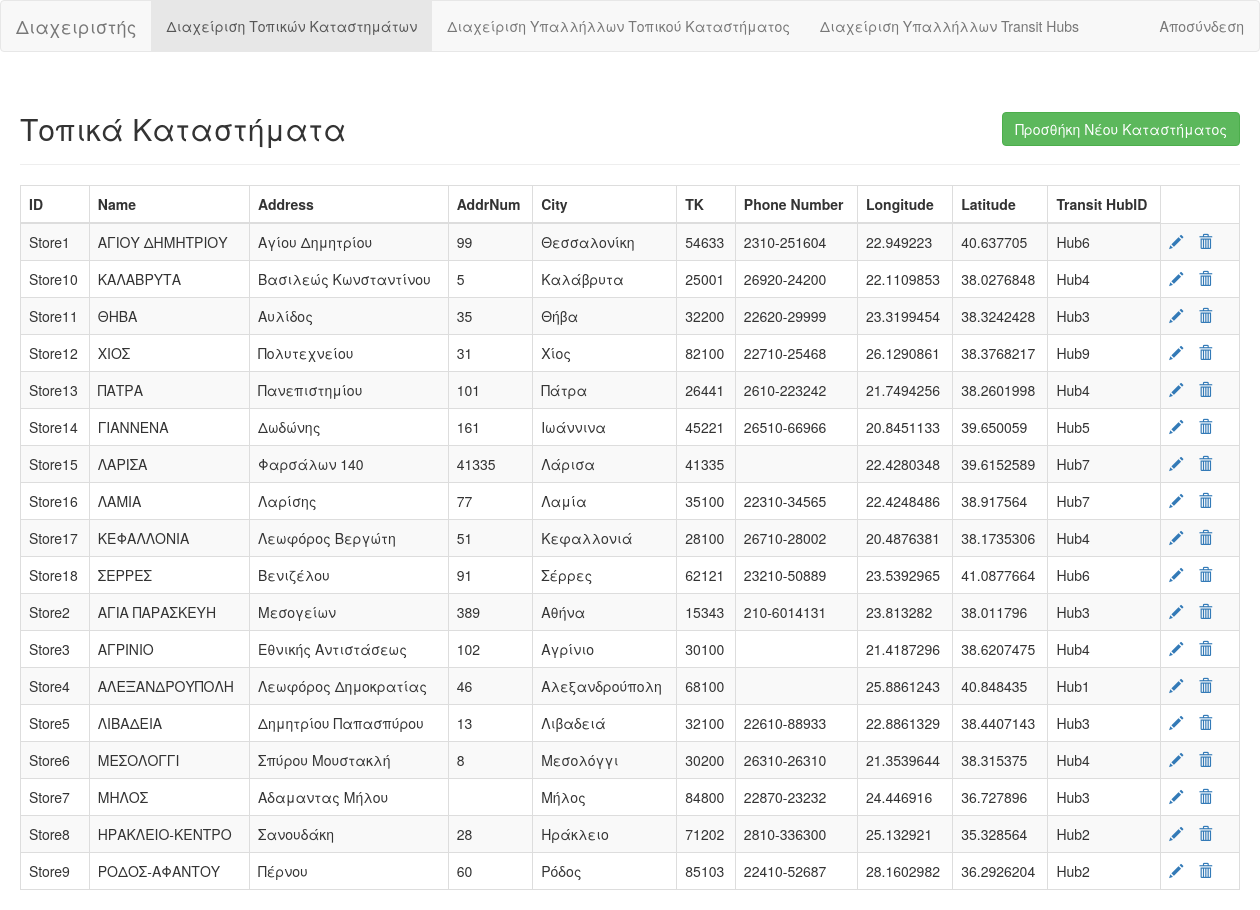
The page /code/admin_local_store.php (signed in) on the database its author committed.
### tables this page shows
CREATE TABLE `Store` (
  `ID` varchar(255) NOT NULL,
  `Name` varchar(255) NOT NULL,
  `Address` varchar(255) NOT NULL,
  `AddressNum` varchar(255) NOT NULL,
  `City` varchar(255) NOT NULL,
  `TK` varchar(255) NOT NULL,
  `PhoneNum` varchar(255) NOT NULL,
  `Latitude` varchar(255) NOT NULL,
  `Longitude` varchar(255) NOT NULL,
  `TransitHubID` varchar(255) NOT NULL
);

### code/admin_local_store.php (the view, shortened to what this page needs)
<!DOCTYPE html>
<html lang="en">
<head>
    <link rel="stylesheet" href="https://maxcdn.bootstrapcdn.com/bootstrap/3.3.7/css/bootstrap.css">
</head>
<body>
    <nav class="navbar navbar-default">
  <div class="container-fluid">
    <div class="navbar-header">
      <a class="navbar-brand" href="admin.php">Διαχειριστής</a>
    </div>
        <ul class="nav navbar-nav">
          <li class="active"><a href="admin_local_store.php">Διαχείριση Τοπικών Καταστημάτων</a></li>
          <li><a href="admin_assistant_store.php">Διαχείριση Υπαλλήλλων Τοπικού Καταστήματος</a></li>
          <li><a href="admin_assistant_hub.php">Διαχείριση Υπαλλήλλων Transit Hubs</a></li>
        </ul>
        <ul class="nav navbar-nav navbar-right">
                <li><a href="index.php">Αποσύνδεση</a></li>
        </ul>
      </div>
    </nav>
    <div class="wrapper">
        <div class="container-fluid">
            <div class="row">
                <div class="col-md-12">
                    <div class="page-header clearfix">
                        <h2 class="pull-left" >Τοπικά Καταστήματα</h2>
                        <a href="php/add_local_store.php" class="btn btn-success pull-right">Προσθήκη Νέου Καταστήματος</a>
                    </div>
                    <?php
                    require_once 'php/config.php';
                    $sql = "SET character_set_results = 'utf8', character_set_client = 'utf8', character_set_connection = 'utf8', character_set_database = 'utf8', character_set_server = 'utf8'";
                    mysqli_query($link,$sql) or die('No charset in Database');
                    $sql = "SELECT * FROM Store";
                    if($result = mysqli_query($link, $sql)){
                        if(mysqli_num_rows($result) > 0){
                            echo "<table class='table table-bordered table-striped'>";
                                echo "<thead>";
                                    echo "<tr>";
                                        echo "<th>ID</th>";
                                        echo "<th>Name</th>";
                                        echo "<th>Address</th>";
                                        echo "<th>AddrNum</th>";
                                        echo "<th>City</th>";
                                        echo "<th>TK</th>";
                                        echo "<th>Phone Number</th>";
                                        echo "<th>Longitude</th>";
                                        echo "<th>Latitude</th>";
                                        echo "<th>Transit HubID</th>";
                                    echo "</tr>";
                                echo "</thead>";
                                echo "<tbody>";
                                while($row = mysqli_fetch_array($result)){
                                    echo "<tr>";
                                        echo "<td>" . $row['ID'] . "</td>";
                                        echo "<td>" . $row['Name'] . "</td>";
                                        echo "<td>" . $row['Address'] . "</td>";
                                        echo "<td>" . $row['AddressNum'] . "</td>";
                                        echo "<td>" . $row['City'] . "</td>";
                                        echo "<td>" . $row['TK'] . "</td>";
                                        echo "<td>" . $row['PhoneNum'] . "</td>";
                                        echo "<td>" . $row['Longitude'] . "</td>";
                                        echo "<td>" . $row['Latitude'] . "</td>";
                                        echo "<td>" . $row['TransitHubID'] . "</td>";
                                        echo "<td>";
                                            echo "<a href='php/update_local_store.php?ID=". $row['ID'] ."' title='Update Record' data-toggle='tooltip'><span class='glyphicon glyphicon-pencil'></span></a>";
                                            echo "<a href='php/delete_local_store.php?ID=". $row['ID'] ."' title='Delete Record' data-toggle='tooltip'><span class='glyphicon glyphicon-trash'></span></a>";
                                        echo "</td>";
                                    echo "</tr>";
                                }
                                echo "</tbody>";
                            echo "</table>";
                        } else{
                            echo "<p class='lead'><em>No records were found.</em></p>";
                        }
                    } else{
                        echo "ERROR: Could not able to execute $sql. " . mysqli_error($link);
                    }
                    ?>
                </div>
            </div>
        </div>
    </div>
</body>
</html>

### code/admin_local_store.php (style rules this page uses)
.wrapper { width: 1250px; margin: 0 auto; }
.page-header h2 { margin-top: 0; }
table tr td:last-child a { margin-right: 15px; }

### rows shown on the page
store: ID "Store1", Name "ΑΓΙΟΥ ΔΗΜΗΤΡΙΟΥ", Address "Αγίου Δημητρίου", AddressNum "99", City "Θεσσαλονίκη", TK "54633", PhoneNum "2310-251604", Longitude "22.949223", Latitude "40.637705", TransitHubID "Hub6"
store: ID "Store10", Name "ΚΑΛΑΒΡΥΤΑ", Address "Βασιλεώς Κωνσταντίνου", AddressNum "5", City "Καλάβρυτα", TK "25001", PhoneNum "26920-24200", Longitude "22.1109853", Latitude "38.0276848", TransitHubID "Hub4"
store: ID "Store11", Name "ΘΗΒΑ", Address "Αυλίδος", AddressNum "35", City "Θήβα", TK "32200", PhoneNum "22620-29999", Longitude "23.3199454", Latitude "38.3242428", TransitHubID "Hub3"
store: ID "Store12", Name "ΧΙΟΣ", Address "Πολυτεχνείου", AddressNum "31", City "Χίος", TK "82100", PhoneNum "22710-25468", Longitude "26.1290861", Latitude "38.3768217", TransitHubID "Hub9"
store: ID "Store13", Name "ΠΑΤΡΑ", Address "Πανεπιστημίου", AddressNum "101", City "Πάτρα", TK "26441", PhoneNum "2610-223242", Longitude "21.7494256", Latitude "38.2601998", TransitHubID "Hub4"
store: ID "Store14", Name "ΓΙΑΝΝΕΝΑ", Address "Δωδώνης", AddressNum "161", City "Ιωάννινα", TK "45221", PhoneNum "26510-66966", Longitude "20.8451133", Latitude "39.650059", TransitHubID "Hub5"
store: ID "Store15", Name "ΛΑΡΙΣΑ", Address "Φαρσάλων 140", AddressNum "41335", City "Λάρισα", TK "41335", Longitude "22.4280348", Latitude "39.6152589", TransitHubID "Hub7"
store: ID "Store16", Name "ΛΑΜΙΑ", Address "Λαρίσης", AddressNum "77", City "Λαμία", TK "35100", PhoneNum "22310-34565", Longitude "22.4248486", Latitude "38.917564", TransitHubID "Hub7"
store: ID "Store17", Name "ΚΕΦΑΛΛΟΝΙΑ", Address "Λεωφόρος Βεργώτη", AddressNum "51", City "Κεφαλλονιά", TK "28100", PhoneNum "26710-28002", Longitude "20.4876381", Latitude "38.1735306", TransitHubID "Hub4"
store: ID "Store18", Name "ΣΕΡΡΕΣ", Address "Βενιζέλου", AddressNum "91", City "Σέρρες", TK "62121", PhoneNum "23210-50889", Longitude "23.5392965", Latitude "41.0877664", TransitHubID "Hub6"
store: ID "Store2", Name "ΑΓΙΑ ΠΑΡΑΣΚΕΥΗ", Address "Μεσογείων", AddressNum "389", City "Αθήνα", TK "15343", PhoneNum "210-6014131", Longitude "23.813282", Latitude "38.011796", TransitHubID "Hub3"
store: ID "Store3", Name "ΑΓΡΙΝΙΟ", Address "Εθνικής Αντιστάσεως", AddressNum "102", City "Αγρίνιο", TK "30100", Longitude "21.4187296", Latitude "38.6207475", TransitHubID "Hub4"
store: ID "Store4", Name "ΑΛΕΞΑΝΔΡΟΥΠΟΛΗ", Address "Λεωφόρος Δημοκρατίας", AddressNum "46", City "Αλεξανδρούπολη", TK "68100", Longitude "25.8861243", Latitude "40.848435", TransitHubID "Hub1"
store: ID "Store5", Name "ΛΙΒΑΔΕΙΑ", Address "Δημητρίου Παπασπύρου", AddressNum "13", City "Λιβαδειά", TK "32100", PhoneNum "22610-88933", Longitude "22.8861329", Latitude "38.4407143", TransitHubID "Hub3"
store: ID "Store6", Name "ΜΕΣΟΛΟΓΓΙ", Address "Σπύρου Μουστακλή", AddressNum "8", City "Μεσολόγγι", TK "30200", PhoneNum "26310-26310", Longitude "21.3539644", Latitude "38.315375", TransitHubID "Hub4"
store: ID "Store7", Name "ΜΗΛΟΣ", Address "Αδαμαντας Μήλου", City "Μήλος", TK "84800", PhoneNum "22870-23232", Longitude "24.446916", Latitude "36.727896", TransitHubID "Hub3"
store: ID "Store8", Name "ΗΡΑΚΛΕΙΟ-ΚΕΝΤΡΟ", Address "Σανουδάκη", AddressNum "28", City "Ηράκλειο", TK "71202", PhoneNum "2810-336300", Longitude "25.132921", Latitude "35.328564", TransitHubID "Hub2"
store: ID "Store9", Name "ΡΟΔΟΣ-ΑΦΑΝΤΟΥ", Address "Πέρνου", AddressNum "60", City "Ρόδος", TK "85103", PhoneNum "22410-52687", Longitude "28.1602982", Latitude "36.2926204", TransitHubID "Hub2"
